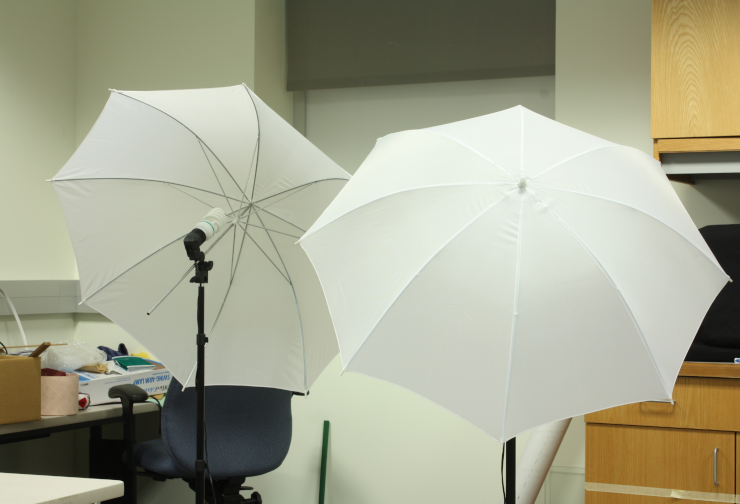
#> input picture Stereo_imagery/umbrellaL.png, 740 x 504 px
$ python plot.py   (older library calls are emulated)
#> lines starting #> are read from the running program, lines starting #| are printed output that depends on the picture
### Stereo_imagery/disparity.py
import numpy as np
import cv2
import sys
from mpl_toolkits import mplot3d
from matplotlib import pyplot as plt


# ================================================
#
# [8 lines left out: function getDisparityMap, not called in this run]
# ================================================

def getDisparityMap(imL, imR, numDisparities = 64, blockSize = 7, input_type='grayscale', save_path='n'):
    stereo = cv2.StereoBM_create(numDisparities=numDisparities, blockSize=blockSize)

    if save_path:
        # Save input images
        plt.figure(figsize=(8, 4))

        plt.subplot(1, 2, 1)
        plt.imshow(imL, cmap='gray')
        plt.title('Left Input Image')
        plt.axis('off')

        plt.subplot(1, 2, 2)
        plt.imshow(imR, cmap='gray')
        plt.title('Right Input Image')
        plt.axis('off')
        plt.tight_layout()
        plt.savefig('input_images.png')
        plt.close()


    # Preprocess images based on input type
    if input_type == 'edge':
        # imL = cv2.Canny(imL, 25, 45)
        # imR = cv2.Canny(imR, 25, 45)

        imL = cv2.Canny(imL, 90, 150)
        imR = cv2.Canny(imR, 90, 150)
    disparity = stereo.compute(imL, imR)
    disparity = disparity - disparity.min() + 1  # Add 1 so we don't get a zero depth, later
    disparity = disparity.astype(np.float32) / 16.0  # Map is fixed point int with 4 fractional bits

    disparity = cv2.normalize(disparity, None, 0, 1, cv2.NORM_MINMAX, dtype=cv2.CV_32F)

    return disparity  # floating point image

# ================================================
#
# [23 lines left out: function plot, not called in this run]


# [44 lines that do not run on import are left out]

### Stereo_imagery/plot.py
import numpy as np
import cv2
import sys
from mpl_toolkits import mplot3d
from matplotlib import pyplot as plt


def plot(disparity, baseline, focal_length, doffs):
    # Initialize arrays to store world coordinates
    x = []
    y = []
    z = []

    # Loop through disparity map
    for r in range(disparity.shape[0]):
        for c in range(disparity.shape[1]):
            # Calculate depth (Z) using the formula
            Z = (baseline * focal_length) / (disparity[r, c] + doffs)

            # Calculate world coordinates (X, Y, Z) using similar triangles and pixel coordinates
            X = c * Z / focal_length
            Y = r * Z / focal_length
            x.append(X)
            y.append(Y)
            z.append(Z)

    # Convert lists to NumPy arrays
    x = np.array(x)
    y = np.array(y)
    z = np.array(z)

    # Plot only non maximum depth points
    max_depth = np.max(z)
    mask = z < max_depth
    x = x[mask]
    y = y[mask]
    z = z[mask]


    # Plot 3D reconstruction from the disparity map
    fig = plt.figure(figsize=(10, 10))
    ax = fig.add_subplot(111, projection='3d')
    ax.scatter(x, z, y, c='g', s=10)
    ax.set_xlabel('X')
    ax.set_ylabel('Y')
    ax.set_zlabel('Z')
    ax.set_title('3D Scene')
    ax.view_init(elev=15, azim=240)
    plt.tight_layout()
    plt.savefig("3d.png")
    plt.show()

    # Plot 2D view from above (X, Z)
    plt.figure(figsize=(10, 10))
    plt.scatter(x, z, c='r', s=10)
    plt.xlabel('X')
    plt.ylabel('Z')
    plt.title('2D View from Above (XZ)')
    plt.ylim([z.min(), z.max()])
    plt.tight_layout()
    plt.savefig("top.png")
    plt.show()


    # Plot 2D view from side (Y, Z)
    plt.figure(figsize=(10, 10))
    plt.gca().invert_yaxis()
    plt.scatter(z, y, c='b', s=10)
    plt.xlabel('Z')
    plt.ylabel('Y')
    plt.title('2D View from Side (YZ)')
    plt.xlim([z.min(), z.max()])
    plt.tight_layout()
    plt.savefig("side.png")
    plt.show()


import cv2
import numpy as np
import matplotlib.pyplot as plt
from disparity import getDisparityMap

# Load left and right images
filename_left = 'umbrellaL.png'
filename_right = 'umbrellaR.png'

# filename_left = 'girlL.png'
# filename_right = 'girlR.png'


imgL = cv2.imread(filename_left, cv2.IMREAD_GRAYSCALE)
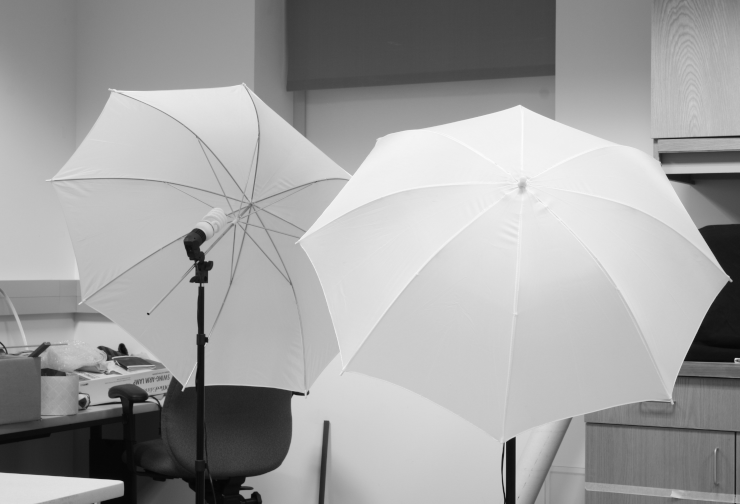
#> imgL: shape (504, 740); min 5, max 252, mean 161.7
imgR = cv2.imread(filename_right, cv2.IMREAD_GRAYSCALE)
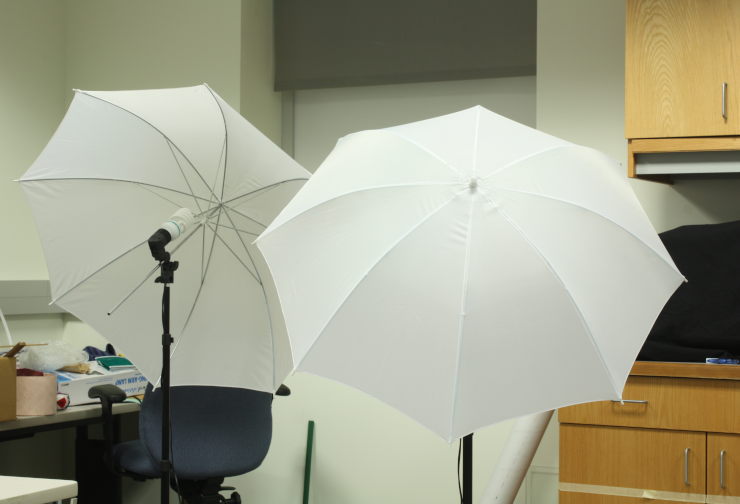
#> input picture Stereo_imagery/umbrellaR.png, 740 x 504 px
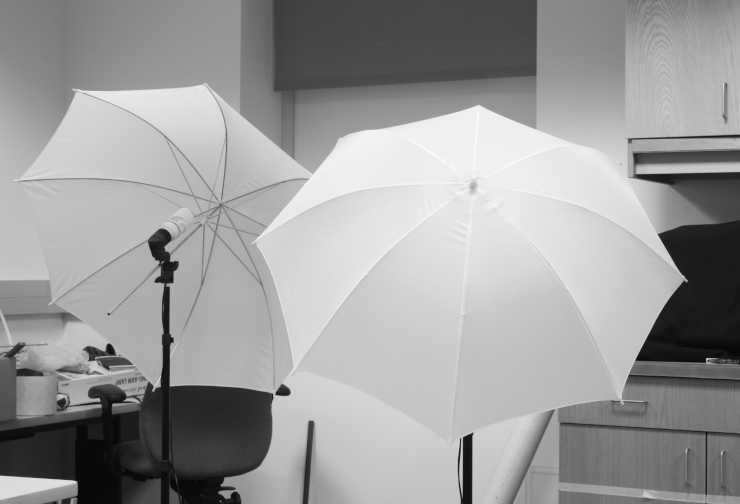
#> imgR: shape (504, 740); min 7, max 250, mean 155.8

# Parameters (adjust as needed)
baseline = 174.019  # mm
focal_length = 5806.559  # pixels
doffs = 114.291  # pixels

# focal_length = 1536.318 # mm
# doffs = 30.239 # mm

numDisparities = 64
blockSize = 7

# Compute disparity map
disparity = getDisparityMap(imgL, imgR, numDisparities, blockSize, "edge")
#> in getDisparityMap, `imL = cv2.Canny(imL, 90, 150)`:
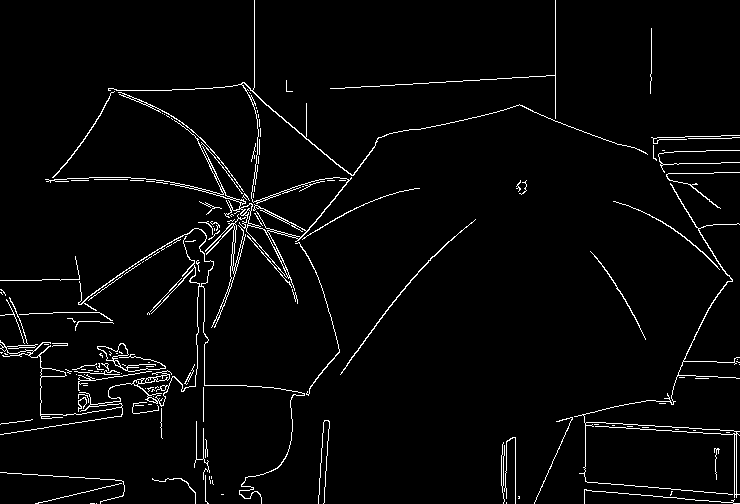
#> imL: shape (504, 740); 3.2% white in thin lines or dots
#> in getDisparityMap, `imR = cv2.Canny(imR, 90, 150)`: imR: shape (504, 740); 3.1% white in thin lines or dots
#> in getDisparityMap, `disparity = stereo.compute(imL, imR)`:
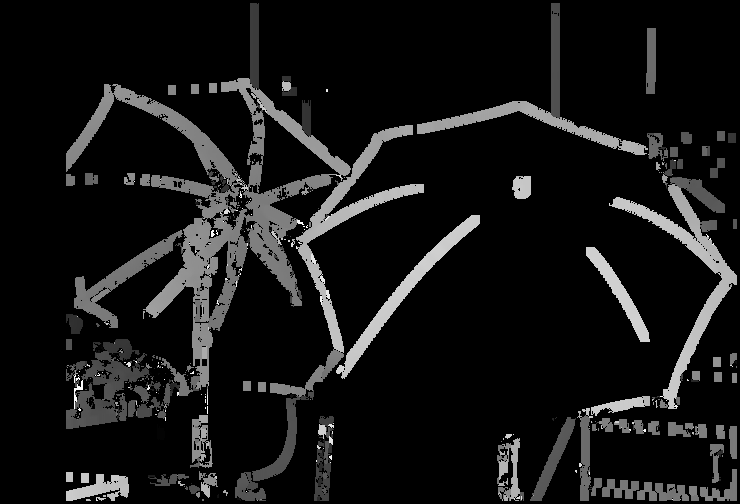
#> disparity: shape (504, 740) int16; min -16, max 1008, mean 70.9; drawn with min black and max white

# Plot the scene
plot(disparity, baseline, focal_length, doffs)
#> after the loop in plot, `for r in range(disparity.shape[0]):`: x = 372960 items
#> in plot, `max_depth = np.max(z)`: max_depth = 8841
#> in plot, `plt.savefig("top.png")`:
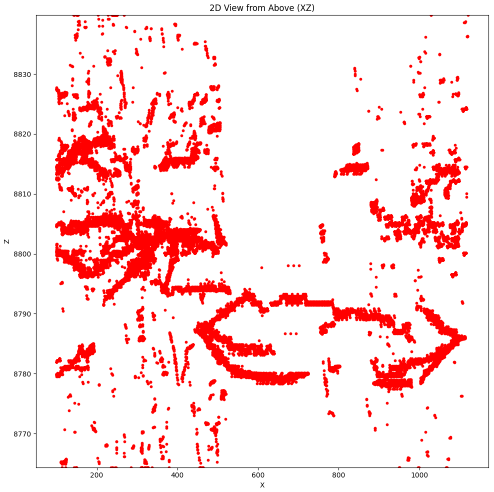
#> figure drawn by matplotlib, 1 panel
#> in plot, `plt.savefig("side.png")`:
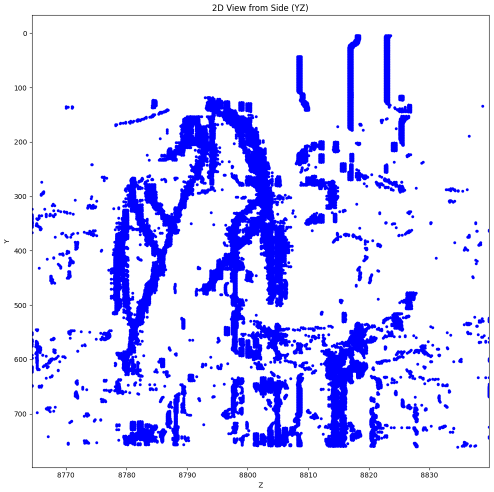
#> figure drawn by matplotlib, 1 panel
